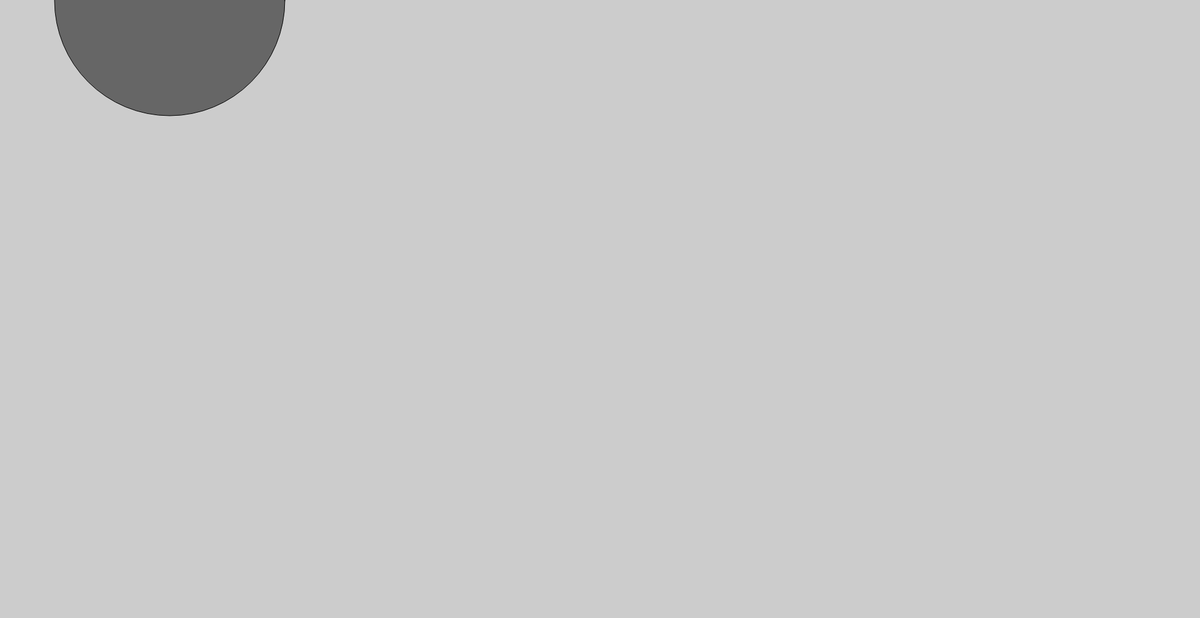
Frame 1 (no input)
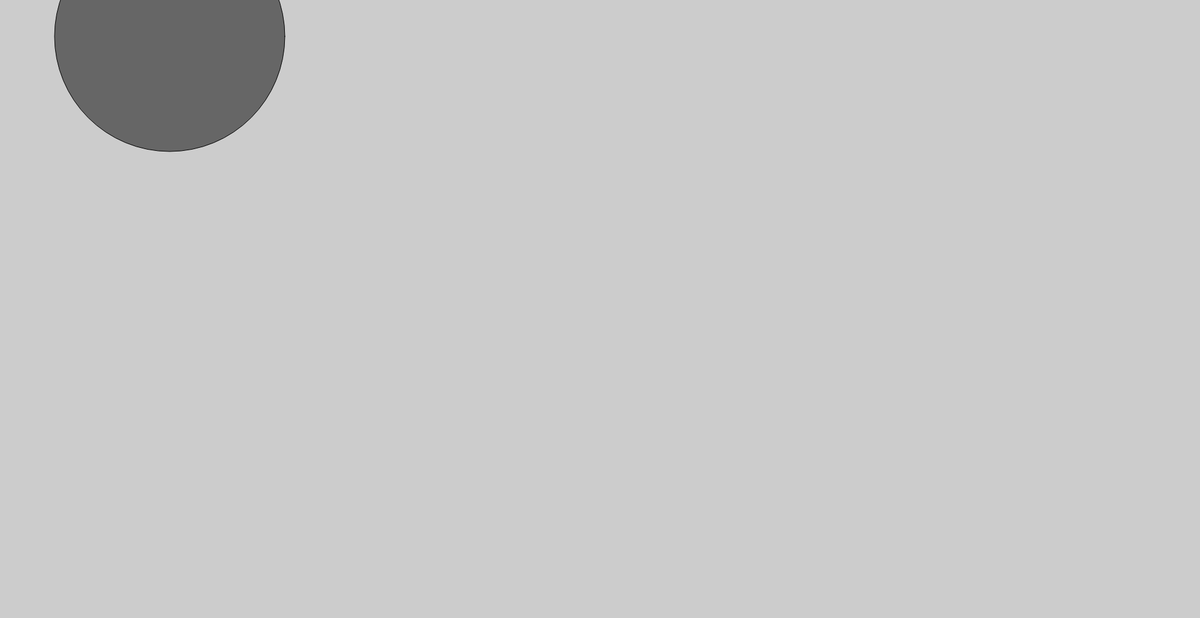
Frame 60 (no input)
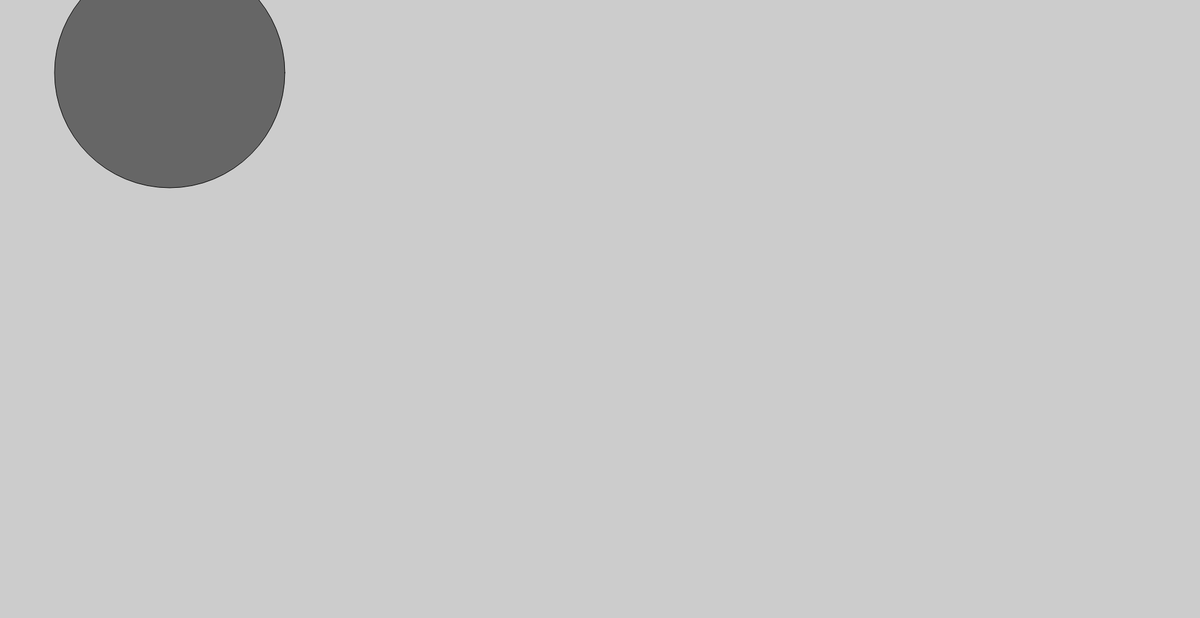
Frame 120 (the mouse pressed at the canvas centre since frame 60)

The p5.js sketch that drew these frames (run headless with seeded random() and noise() and a simulated clock; from frame 60 on, the mouse is pressed at the canvas centre):

// p5.js sketch
// ── sketch.js
//  Variables:
var x = 280;
var y = -100;
var diameter = 380;

function setup() {
    createCanvas(1980, 1020);
    fill(102);
}

function draw() {
    background(204);

    ellipse(x, frameCount, diameter, diameter);

}
